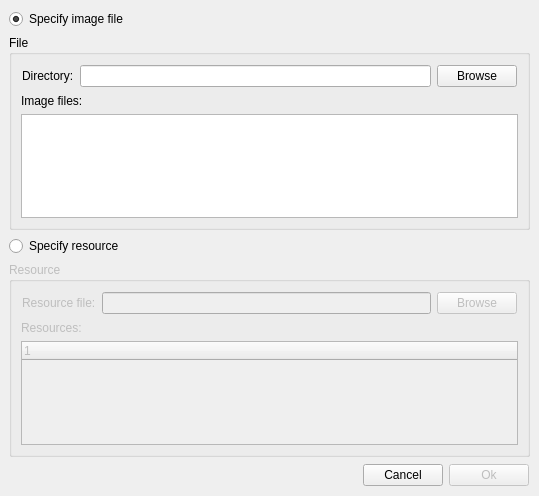
<ui version="4.0" >
 <author></author>
 <comment></comment>
 <exportmacro></exportmacro>
 <class>FindIconDialog</class>
 <widget class="QDialog" name="FindIconDialog" >
  <property name="objectName" >
   <string notr="true" >FindIconDialog</string>
  </property>
  <property name="geometry" >
   <rect>
    <x>0</x>
    <y>0</y>
    <width>539</width>
    <height>496</height>
   </rect>
  </property>
  <property name="windowTitle" >
   <string>Find Icon</string>
  </property>
  <layout class="QVBoxLayout" >
   <property name="objectName" >
    <string notr="true" />
   </property>
   <property name="margin" >
    <number>9</number>
   </property>
   <property name="spacing" >
    <number>6</number>
   </property>
   <item>
    <widget class="QRadioButton" name="m_specify_file_input" >
     <property name="objectName" >
      <string notr="true" >m_specify_file_input</string>
     </property>
     <property name="geometry" >
      <rect>
       <x>9</x>
       <y>9</y>
       <width>521</width>
       <height>18</height>
      </rect>
     </property>
     <property name="text" >
      <string>Specify image file</string>
     </property>
     <property name="checked" >
      <bool>true</bool>
     </property>
    </widget>
   </item>
   <item>
    <widget class="QGroupBox" name="m_specify_file_box" >
     <property name="objectName" >
      <string notr="true" >m_specify_file_box</string>
     </property>
     <property name="geometry" >
      <rect>
       <x>9</x>
       <y>33</y>
       <width>521</width>
       <height>195</height>
      </rect>
     </property>
     <property name="title" >
      <string>File</string>
     </property>
     <layout class="QVBoxLayout" >
      <property name="objectName" >
       <string notr="true" />
      </property>
      <property name="margin" >
       <number>9</number>
      </property>
      <property name="spacing" >
       <number>6</number>
      </property>
      <item>
       <layout class="QHBoxLayout" >
        <property name="objectName" >
         <string notr="true" />
        </property>
        <property name="margin" >
         <number>1</number>
        </property>
        <property name="spacing" >
         <number>6</number>
        </property>
        <item>
         <widget class="QLabel" name="label_2" >
          <property name="objectName" >
           <string notr="true" >label_2</string>
          </property>
          <property name="geometry" >
           <rect>
            <x>1</x>
            <y>1</y>
            <width>59</width>
            <height>23</height>
           </rect>
          </property>
          <property name="frameShape" >
           <enum>QFrame::NoFrame</enum>
          </property>
          <property name="frameShadow" >
           <enum>QFrame::Plain</enum>
          </property>
          <property name="text" >
           <string>Directory:</string>
          </property>
          <property name="textFormat" >
           <enum>Qt::AutoText</enum>
          </property>
         </widget>
        </item>
        <item>
         <widget class="QLineEdit" name="m_file_dir_input" >
          <property name="objectName" >
           <string notr="true" >m_file_dir_input</string>
          </property>
          <property name="geometry" >
           <rect>
            <x>66</x>
            <y>3</y>
            <width>351</width>
            <height>19</height>
           </rect>
          </property>
          <property name="text" >
           <string/>
          </property>
          <property name="echoMode" >
           <enum>QLineEdit::Normal</enum>
          </property>
         </widget>
        </item>
        <item>
         <widget class="QPushButton" name="m_file_dir_browse" >
          <property name="objectName" >
           <string notr="true" >m_file_dir_browse</string>
          </property>
          <property name="geometry" >
           <rect>
            <x>423</x>
            <y>1</y>
            <width>75</width>
            <height>23</height>
           </rect>
          </property>
          <property name="text" >
           <string>Browse</string>
          </property>
         </widget>
        </item>
       </layout>
      </item>
      <item>
       <widget class="QLabel" name="label_4" >
        <property name="objectName" >
         <string notr="true" >label_4</string>
        </property>
        <property name="geometry" >
         <rect>
          <x>11</x>
          <y>51</y>
          <width>499</width>
          <height>13</height>
         </rect>
        </property>
        <property name="frameShape" >
         <enum>QFrame::NoFrame</enum>
        </property>
        <property name="frameShadow" >
         <enum>QFrame::Plain</enum>
        </property>
        <property name="text" >
         <string>Image files:</string>
        </property>
        <property name="textFormat" >
         <enum>Qt::AutoText</enum>
        </property>
       </widget>
      </item>
      <item>
       <widget class="QListWidget" name="m_file_image_list" >
        <property name="objectName" >
         <string notr="true" >m_file_image_list</string>
        </property>
        <property name="geometry" >
         <rect>
          <x>11</x>
          <y>70</y>
          <width>499</width>
          <height>114</height>
         </rect>
        </property>
       </widget>
      </item>
     </layout>
    </widget>
   </item>
   <item>
    <widget class="QRadioButton" name="m_specify_resource_input" >
     <property name="objectName" >
      <string notr="true" >m_specify_resource_input</string>
     </property>
     <property name="geometry" >
      <rect>
       <x>9</x>
       <y>234</y>
       <width>521</width>
       <height>18</height>
      </rect>
     </property>
     <property name="text" >
      <string>Specify resource</string>
     </property>
    </widget>
   </item>
   <item>
    <widget class="QGroupBox" name="m_specify_resource_box" >
     <property name="objectName" >
      <string notr="true" >m_specify_resource_box</string>
     </property>
     <property name="enabled" >
      <bool>false</bool>
     </property>
     <property name="geometry" >
      <rect>
       <x>9</x>
       <y>258</y>
       <width>521</width>
       <height>196</height>
      </rect>
     </property>
     <property name="title" >
      <string>Resource</string>
     </property>
     <layout class="QVBoxLayout" >
      <property name="objectName" >
       <string notr="true" />
      </property>
      <property name="margin" >
       <number>9</number>
      </property>
      <property name="spacing" >
       <number>6</number>
      </property>
      <item>
       <layout class="QHBoxLayout" >
        <property name="objectName" >
         <string notr="true" />
        </property>
        <property name="margin" >
         <number>1</number>
        </property>
        <property name="spacing" >
         <number>6</number>
        </property>
        <item>
         <widget class="QLabel" name="label" >
          <property name="objectName" >
           <string notr="true" >label</string>
          </property>
          <property name="geometry" >
           <rect>
            <x>1</x>
            <y>1</y>
            <width>79</width>
            <height>23</height>
           </rect>
          </property>
          <property name="frameShape" >
           <enum>QFrame::NoFrame</enum>
          </property>
          <property name="frameShadow" >
           <enum>QFrame::Plain</enum>
          </property>
          <property name="text" >
           <string>Resource file:</string>
          </property>
          <property name="textFormat" >
           <enum>Qt::AutoText</enum>
          </property>
         </widget>
        </item>
        <item>
         <widget class="QLineEdit" name="m_resource_file_input" >
          <property name="objectName" >
           <string notr="true" >m_resource_file_input</string>
          </property>
          <property name="geometry" >
           <rect>
            <x>86</x>
            <y>3</y>
            <width>331</width>
            <height>19</height>
           </rect>
          </property>
          <property name="text" >
           <string/>
          </property>
          <property name="echoMode" >
           <enum>QLineEdit::Normal</enum>
          </property>
         </widget>
        </item>
        <item>
         <widget class="QPushButton" name="m_resource_file_browse" >
          <property name="objectName" >
           <string notr="true" >m_resource_file_browse</string>
          </property>
          <property name="geometry" >
           <rect>
            <x>423</x>
            <y>1</y>
            <width>75</width>
            <height>23</height>
           </rect>
          </property>
          <property name="text" >
           <string>Browse</string>
          </property>
         </widget>
        </item>
       </layout>
      </item>
      <item>
       <widget class="QLabel" name="label_3" >
        <property name="objectName" >
         <string notr="true" >label_3</string>
        </property>
        <property name="geometry" >
         <rect>
          <x>11</x>
          <y>51</y>
          <width>499</width>
          <height>13</height>
         </rect>
        </property>
        <property name="frameShape" >
         <enum>QFrame::NoFrame</enum>
        </property>
        <property name="frameShadow" >
         <enum>QFrame::Plain</enum>
        </property>
        <property name="text" >
         <string>Resources:</string>
        </property>
        <property name="textFormat" >
         <enum>Qt::AutoText</enum>
        </property>
       </widget>
      </item>
      <item>
       <widget class="QTreeWidget" name="m_resource_tree" >
        <property name="objectName" >
         <string notr="true" >m_resource_tree</string>
        </property>
        <property name="geometry" >
         <rect>
          <x>11</x>
          <y>70</y>
          <width>499</width>
          <height>115</height>
         </rect>
        </property>
       </widget>
      </item>
     </layout>
    </widget>
   </item>
   <item>
    <layout class="QHBoxLayout" >
     <property name="objectName" >
      <string notr="true" />
     </property>
     <property name="margin" >
      <number>1</number>
     </property>
     <property name="spacing" >
      <number>6</number>
     </property>
     <item>
      <spacer>
       <property name="objectName" >
        <string notr="true" >horizontalSpacer</string>
       </property>
       <property name="geometry" >
        <rect>
         <x>1</x>
         <y>1</y>
         <width>355</width>
         <height>25</height>
        </rect>
       </property>
       <property name="orientation" >
        <enum>Qt::Horizontal</enum>
       </property>
       <property name="sizeHint" >
        <size>
         <width>40</width>
         <height>20</height>
        </size>
       </property>
      </spacer>
     </item>
     <item>
      <widget class="QPushButton" name="m_cancel_button" >
       <property name="objectName" >
        <string notr="true" >m_cancel_button</string>
       </property>
       <property name="geometry" >
        <rect>
         <x>362</x>
         <y>2</y>
         <width>75</width>
         <height>23</height>
        </rect>
       </property>
       <property name="text" >
        <string>Cancel</string>
       </property>
      </widget>
     </item>
     <item>
      <widget class="QPushButton" name="m_ok_button" >
       <property name="objectName" >
        <string notr="true" >m_ok_button</string>
       </property>
       <property name="enabled" >
        <bool>false</bool>
       </property>
       <property name="geometry" >
        <rect>
         <x>443</x>
         <y>1</y>
         <width>77</width>
         <height>25</height>
        </rect>
       </property>
       <property name="text" >
        <string>Ok</string>
       </property>
       <property name="default" >
        <bool>true</bool>
       </property>
      </widget>
     </item>
    </layout>
   </item>
  </layout>
 </widget>
 <pixmapfunction></pixmapfunction>
</ui>
